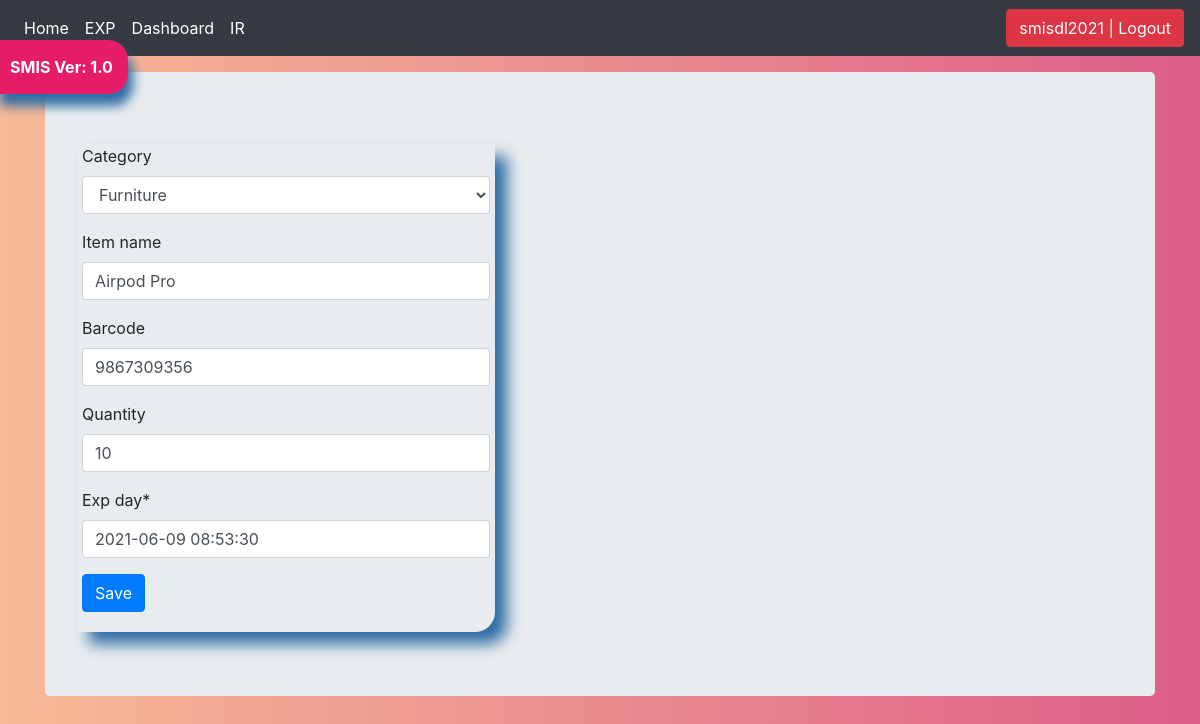
Page /update_items/8/ (signed in) on the earlier database version.
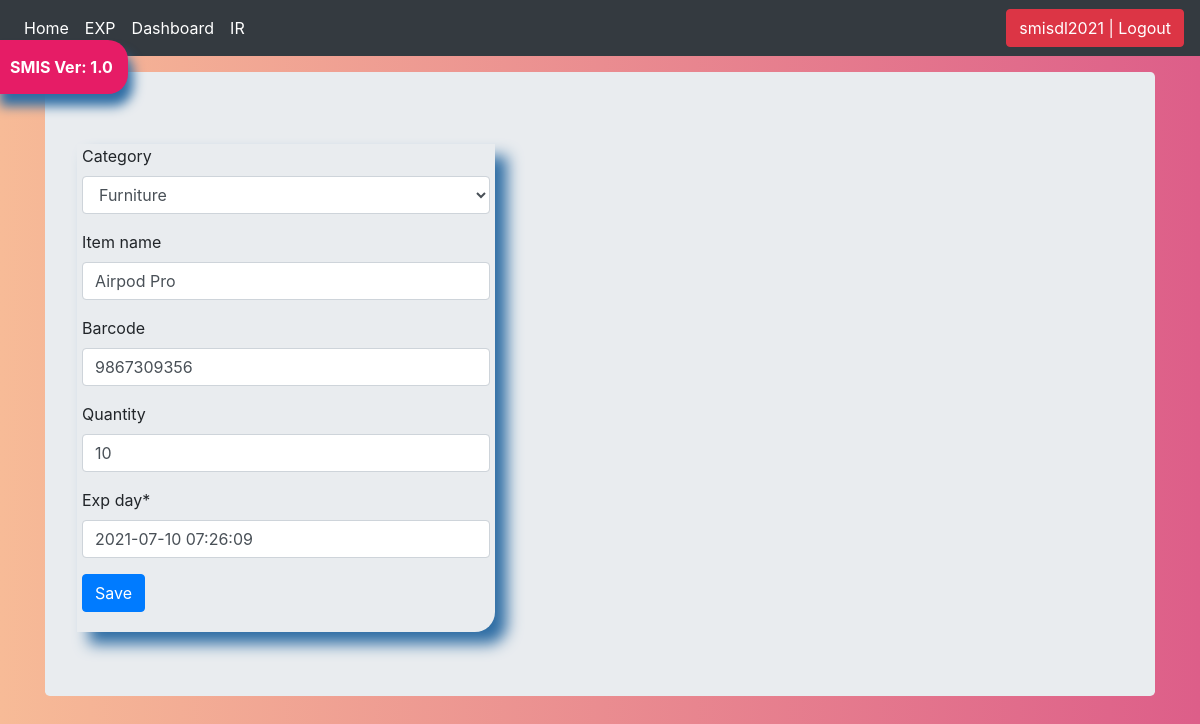
Same page on the later database version.
### stockmgmt/models.py (models this page shows, shortened)
class Stock(models.Model):
    category = models.ForeignKey(Category, on_delete=models.CASCADE, blank=True)
    item_name = models.CharField(max_length=50, blank=True, null=True, )
    barcode = models.CharField(max_length=50, blank=True, null=True)
    quantity = models.IntegerField(default='0', blank=True, null=True)
    receive_quantity = models.IntegerField(default='0', blank=True, null=True)
    receive_by = models.CharField(max_length=50, blank=True, null=True)
    issue_quantity = models.IntegerField(default='0', blank=True, null=True)
    issue_by = models.CharField(max_length=50, blank=True, null=True)
    issue_to = models.CharField(max_length=50, blank=True, null=True)
    phone_number = models.CharField(max_length=50, blank=True, null=True)
    created_by = models.CharField(max_length=50, blank=True, null=True)
    reorder_level = models.IntegerField(default='0', blank=True, null=True)
    last_updated = models.DateTimeField()
    timestamp = models.DateTimeField(auto_now_add=True, auto_now=False)
    exp_day = models.DateTimeField()

### stockmgmt/views.py (the view)
# urls.py: path('update_items/<str:pk>/', views.update_items, name="update_items"),
def update_items(request, pk):
        queryset = Stock.objects.get(id=pk)
        form = StockUpdateForm(instance=queryset)
        if request.method == 'POST':
            form = StockUpdateForm(request.POST, instance=queryset)
            if form.is_valid():
                form.save()
                messages.success(request, 'Successfully Saved')
                return redirect('/list_items')
        context = {
            'total': get_total_stock(),
            'form':form
        }
        return render(request, 'add_items.html', context)

### stockmgmt/forms.py
class StockUpdateForm(forms.ModelForm):
		class Meta:
				model = Stock
				fields = ['category', 'item_name', 'barcode', 'quantity', 'exp_day']

### stockmgmt/models.py (called while the page is built)
    def __str__(self):
        return self.name

### stockmgmt/views.py (called while the page is built)
def get_total_stock():
    return Stock.objects.count()

### stockmgmt/templates/add_items.html (shortened to what this page needs)
{% load static %}
{% load crispy_forms_tags %}
<!Doctype html>
<html lang="en">
  <head>
<link href="{% static 'css/stylesheet.css' %}" rel="stylesheet">
<link href="{% static 'css/bootstrap.min.css' %}" rel="stylesheet">
    <link href="{% static 'css/navbar-top-fixed.css' %}" rel="stylesheet">
  </head>
  <body>
    {% include 'navbar.html' %}
<main role="main" class="container">
  <div class="jumbotron">
    <div class="row">
      <div class="col-sm-5">
        <div class="display_table">
        <form method='POST' action=''>{% csrf_token %}
            {{form|crispy}}
            <input class="btn btn-primary" type="submit" value='Save'/>
        </form>
        </div>
      </div>
    </div>
  </div>
</main>
      </body>
</html>

Differences in the rows shown:
changed Stock "Furniture": exp_day "2021-06-09 08:53:30" → "2021-07-10 07:26:09"
